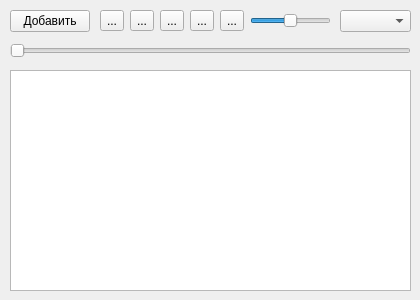
<?xml version="1.0" encoding="UTF-8"?>
<ui version="4.0">
 <class>Widget</class>
 <widget class="QWidget" name="Widget">
  <property name="geometry">
   <rect>
    <x>0</x>
    <y>0</y>
    <width>420</width>
    <height>300</height>
   </rect>
  </property>
  <property name="windowTitle">
   <string>Widget</string>
  </property>
  <widget class="QPushButton" name="addButton">
   <property name="geometry">
    <rect>
     <x>10</x>
     <y>10</y>
     <width>80</width>
     <height>22</height>
    </rect>
   </property>
   <property name="text">
    <string>Добавить</string>
   </property>
  </widget>
  <widget class="QTableView" name="playlistView">
   <property name="geometry">
    <rect>
     <x>10</x>
     <y>70</y>
     <width>401</width>
     <height>221</height>
    </rect>
   </property>
  </widget>
  <widget class="QToolButton" name="stopButton">
   <property name="geometry">
    <rect>
     <x>100</x>
     <y>10</y>
     <width>24</width>
     <height>21</height>
    </rect>
   </property>
   <property name="text">
    <string>...</string>
   </property>
   <property name="icon">
    <iconset>
     <normaloff>Icons/stop.png</normaloff>Icons/stop.png</iconset>
   </property>
  </widget>
  <widget class="QToolButton" name="prevButton">
   <property name="geometry">
    <rect>
     <x>130</x>
     <y>10</y>
     <width>24</width>
     <height>21</height>
    </rect>
   </property>
   <property name="text">
    <string>...</string>
   </property>
   <property name="icon">
    <iconset>
     <normaloff>Icons/prev.png</normaloff>Icons/prev.png</iconset>
   </property>
  </widget>
  <widget class="QToolButton" name="playButton">
   <property name="geometry">
    <rect>
     <x>160</x>
     <y>10</y>
     <width>24</width>
     <height>21</height>
    </rect>
   </property>
   <property name="text">
    <string>...</string>
   </property>
   <property name="icon">
    <iconset>
     <normaloff>Icons/play.png</normaloff>Icons/play.png</iconset>
   </property>
  </widget>
  <widget class="QToolButton" name="nextButton">
   <property name="geometry">
    <rect>
     <x>190</x>
     <y>10</y>
     <width>24</width>
     <height>21</height>
    </rect>
   </property>
   <property name="text">
    <string>...</string>
   </property>
   <property name="icon">
    <iconset>
     <normaloff>Icons/next.png</normaloff>Icons/next.png</iconset>
   </property>
  </widget>
  <widget class="QToolButton" name="muteButton">
   <property name="geometry">
    <rect>
     <x>220</x>
     <y>10</y>
     <width>24</width>
     <height>21</height>
    </rect>
   </property>
   <property name="text">
    <string>...</string>
   </property>
   <property name="icon">
    <iconset>
     <normaloff>Icons/volume.png</normaloff>Icons/volume.png</iconset>
   </property>
  </widget>
  <widget class="QSlider" name="volumeSlider">
   <property name="geometry">
    <rect>
     <x>250</x>
     <y>10</y>
     <width>81</width>
     <height>21</height>
    </rect>
   </property>
   <property name="maximum">
    <number>100</number>
   </property>
   <property name="value">
    <number>50</number>
   </property>
   <property name="orientation">
    <enum>Qt::Horizontal</enum>
   </property>
  </widget>
  <widget class="QSlider" name="durationSlider">
   <property name="geometry">
    <rect>
     <x>10</x>
     <y>40</y>
     <width>401</width>
     <height>21</height>
    </rect>
   </property>
   <property name="orientation">
    <enum>Qt::Horizontal</enum>
   </property>
  </widget>
  <widget class="QComboBox" name="styleComboBox">
   <property name="geometry">
    <rect>
     <x>340</x>
     <y>10</y>
     <width>71</width>
     <height>22</height>
    </rect>
   </property>
  </widget>
 </widget>
 <resources/>
 <connections/>
</ui>
